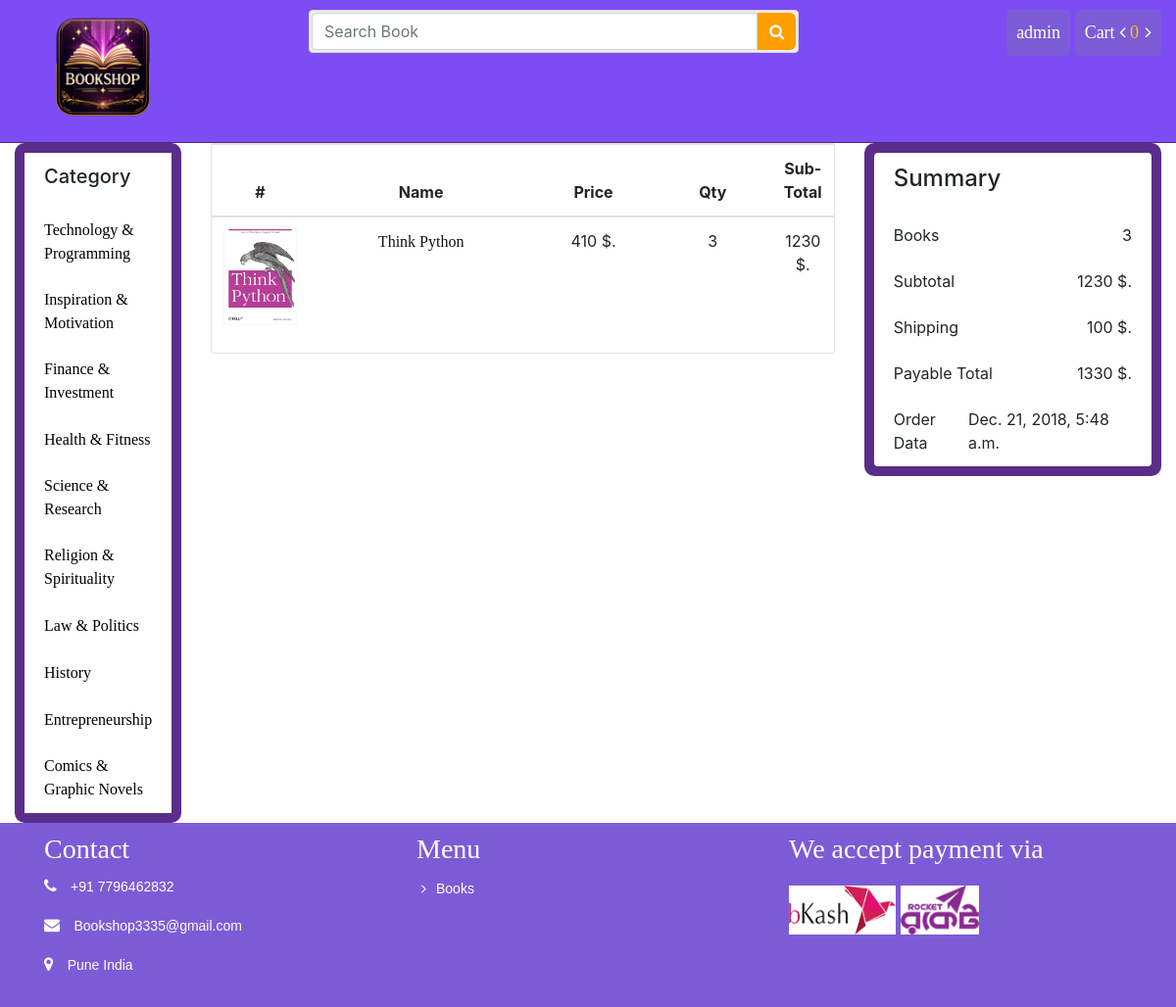
The page /order/1 (signed in) on the database its author committed.
### store/models.py (models this page shows, shortened)
class Category(models.Model):
	name = models.CharField(max_length = 100)
	slug = models.SlugField(max_length = 150, unique=True ,db_index=True)
	icon = models.FileField(upload_to = "category/")
	create_at = models.DateTimeField(auto_now_add = True)
	updated_at = models.DateTimeField(auto_now_add = True)

class Book(models.Model):
	writer = models.ForeignKey(Writer, on_delete = models.CASCADE)
	category = models.ForeignKey(Category, on_delete = models.CASCADE)
	name = models.CharField(max_length = 100)
	slug = models.SlugField(max_length=100, db_index=True)
	price = models.IntegerField()
	stock = models.IntegerField()
	coverpage = models.FileField(upload_to = "coverpage/")
	bookpage = models.FileField(upload_to = "bookpage/")
	created = models.DateTimeField(auto_now_add=True)
	updated = models.DateTimeField(auto_now=True)
	totalreview = models.IntegerField(default=1)
	totalrating = models.IntegerField(default=5)
	status = models.IntegerField(default=0)
	description = models.TextField()

### order/models.py (models this page shows, shortened)
class OrderItem(models.Model):
    order = models.ForeignKey(Order, on_delete=models.CASCADE)
    book = models.ForeignKey(Book, on_delete=models.CASCADE)
    price = models.DecimalField(max_digits=10, decimal_places=2)
    quantity = models.PositiveIntegerField(default=1)

class Order(models.Model):
	customer = models.ForeignKey(User, on_delete = models.CASCADE)
	name = models.CharField(max_length=30)
	email = models.EmailField()
	phone = models.CharField(max_length=16)
	address = models.CharField(max_length=150)
	division = models.CharField(max_length=20)
	district = models.CharField(max_length=30)
	zip_code = models.CharField(max_length=30)
	payment_method = models.CharField(max_length = 20)
	account_no = models.CharField(max_length = 20)
	transaction_id = models.IntegerField()
	payable = models.IntegerField()
	totalbook = models.IntegerField()
	created = models.DateTimeField(auto_now_add=True)
	updated = models.DateTimeField(auto_now=True)
	paid = models.BooleanField(default=False)
	class Meta:
		ordering = ('-created', )

### order/views.py (the view)
# urls.py: path('<int:id>', views.order_details, name="order_details"),
def order_details(request, id):
	order_summary = get_object_or_404(Order, id=id)
	if order_summary.customer_id != request.user.id:
		return redirect('store:index')
	orderedItem = OrderItem.objects.filter(order_id=id)
	context = {
		"o_summary": order_summary,
		"o_item": orderedItem
	}
	return render(request, 'order/details.html', context)

### cart/cart.py (called while the page is built)
    def __len__(self):
        return sum(item['quantity'] for item in self.cart.values())

### store/context_processors.py (called while the page is built)
def sidebar(request):
	categories = Category.objects.all()
	context = {
		"cat":categories
	}
	return context

def cart(request):
	cart = Cart(request)
	context = {
		"cart": cart
	}
	return context

### store/templatetags/customfunction.py (called while the page is built)
@register.filter(name='subtotal')
def subtotal(value, args):
	return value*args

### order/templates/order/details.html
{% extends 'store/base.html' %}
{% load static %}
{% load customfunction %}
{% block container %}
			<div class="row">
				<div class="col-sm-8">
					<div class="cart_info">
					    <table class="table table-hover">
					        <thead class="text-center">
					            <tr>
					                <th scope="col">#</th>
					                <th scope="col" style="width: 250px">Name</th>
					                <th scope="col">Price</th>
					                <th scope="col" >Qty</th>
					                <th scope="col"> Sub-Total</th>
					            </tr>
					        </thead>
					        <tbody class="text-center">
					        	{% for item in o_item %}
					            <tr>
					                <td class="cart_coverpage"><a href=""><img src="{{ item.book.coverpage.url}}"></a></td>
					                <td><a href="{% url 'store:book' id=item.book.id %}">{{ item.book.name }}</a></td>
					                <td class="cart_quantity">{{ item.book.price }} $.</td>
					                <td class="cart_quantity">{{ item.quantity }}</td>
					                <td>{{ item.book.price|subtotal:item.quantity }} $.</td>
					            </tr>
					            {% endfor %}
					        </tbody>
					    </table>
					</div>
				</div>
				<div class="col-sm-4">
					<ul class="list-group">
						<li class="list-group-item d-flex justify-content-between align-items-center"><h4>Summary</h4></li>
						<li class="list-group-item d-flex justify-content-between align-items-center">Books<span>{{ o_summary.totalbook }}</span></li>
						<li class="list-group-item d-flex justify-content-between align-items-center">Subtotal<span>{{ o_summary.payable }} $.</span></li>
						<li class="list-group-item d-flex justify-content-between align-items-center">Shipping<span>{{ 100 }} $.</span></li>
						<li class="list-group-item d-flex justify-content-between align-items-center">Payable Total<span>{{ o_summary.payable|add:100 }} $.</span></li>
						<li class="list-group-item d-flex justify-content-between align-items-center">Order Data<span>{{ o_summary.created }}</span></li>
					</ul>
				</div>
			</div>
		{% endblock %}

### store/templates/store/bin/header.html (shortened to what this page needs)
{% load static %}
<div class="header-top">
	<div class="container-fluid">
		<div class="row">
			<div class="col-sm-3">
				<div class="pull-left">
					<a href="{% url 'store:index' %}">
    <img src="{% static 'images/logo/logos.png' %}"
         style="height: 120px; width:auto;">
</a>
				</div>
			</div>
			<div class="col-sm-5">
				<form action="{% url 'search:search' %}" method="GET">
					<div class="input-group search_box">
						<input type="text" class="form-control" placeholder="Search Book" name="q" value="{{search}}">
						<button class="btn btn-primary" type="submit"><i class="fa fa-search"></i></button>
					</div>
				</form>
			</div>
			<div class="col-sm-4">
				<div class="pull-right">
					<ul class="navbar-nav">
						{% if request.user.is_authenticated %}
					    <li class="dropdown profile"><a href="#">{{ request.user.username }}</a>
					    </li>
					    <li class="cart">
					    	<a href="{% url 'cart:cart_details' %}">Cart <i class="fa fa-angle-left"></i>
					    		<span class="totalcart" id="gettotalcart"> {{ cart|length }} </span>
					    		<i class="fa fa-angle-right"></i>
					    	</a>
					    </li>
					    {% endif %}
					</ul>
				</div>
			</div>
		</div>
	</div>
</div>

### store/templates/store/bin/sidebar.html
			<ul class="list-group list-group-flush">
				<li class="list-group-item"><h5>Category</h5></li>
				{% for p in cat %}
				<li class="list-group-item"><a href="{% url 'store:category' id=p.id %}">{{p.name}}</a></li>
				{% endfor %}
			</ul>

### store/static/css/style.css (style rules this page uses)
.header-top { border-bottom: 1px solid #4b2c83; padding-top: 10px; padding-bottom: 15px; background: #4b2c83; }
.search_box { padding: 2px; background-color: #efefef; border: 1px solid #d9d9d9; border-radius: 4px; position:absolute; width:100%; }
.search_box .btn.btn-primary { background:#ff9f00 !important; border-color: #ff9f00; border-radius: 0 6px 6px 0; }
.navbar-nav { display: block; }
.navbar-nav li { display: inline-block; }
.navbar-nav li a { color: #fff; font-size: 18px; text-decoration: none; }
.cart, .profile { background: #14243a; padding: 10px; border-radius: 5px; }
.totalcart { color: #fac10a; margin-right:2px; }
.titleheader > h3, a { font-family: "Times New Roman", Times, serif; display: inline-block; }
ul li { list-style: none; }
.list-group li a { color: #111; }
td a { color: #111!important; }
.cart_info { border: 1px solid #E6E4DF; border-radius: 3px; margin-bottom: 20px; }
.cart_coverpage a img { max-width:75px; }
.cart_quantity { width: 130px; }
.header-top { background:#6f42c1 !important; }
.header-top, .navbar, .bg-dark { background:#7e4cf5 !important; }
.cart, .profile { background:#7c5cd6 !important; }
.search_box .btn.btn-primary { background:#ff9f00 !important; border:none; }
.list-group { background:#5b2d8b !important; border-radius:10px; padding:10px; }
.list-group a { color:white !important; }
.list-group li { border:none; }
.list-group-item a { color:#000 !important; font-weight:500; }
.list-group-item { background:#ffffff !important; }

### rows shown on the page
Category: name "Technology & Programming"
Category: name "Inspiration & Motivation"
Category: name "Finance & Investment"
Category: name "Health & Fitness"
Category: name "Science & Research"
Category: name "Religion & Spirituality"
Category: name "Law & Politics"
Category: name "History"
Category: name "Entrepreneurship"
Category: name "Comics & Graphic Novels"
OrderItem: book.coverpage (picture), book.name "Think Python", book.price "410", quantity "3", book.price|subtotal "1230"
Order: totalbook "3", payable "1230", payable|add "1330", created "Dec. 21, 2018, 5:48 a.m."

### other values the page prints
{{ request.user.username }} "admin"
{{ cart|length }} "0"
{{ 100 }} "100"
